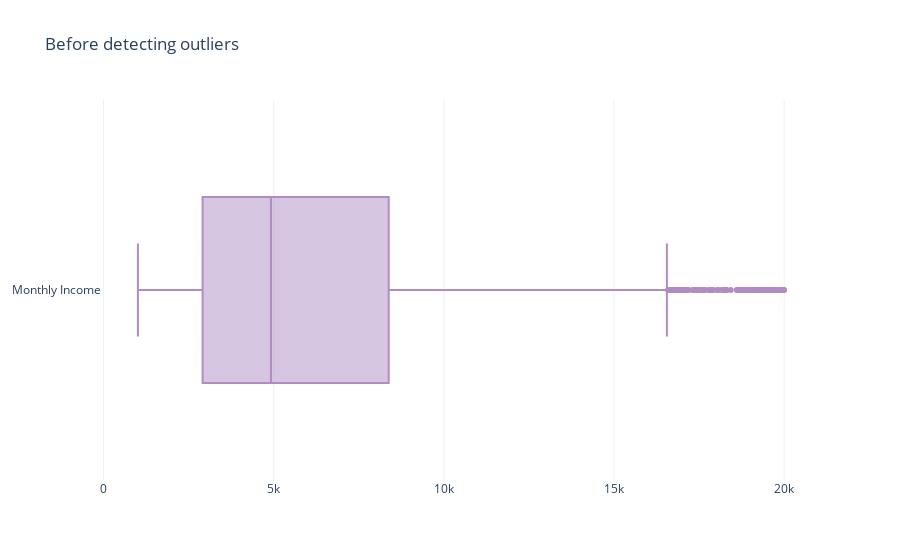

Notebook source saved alongside this figure:
### Code cell
fig = go.Figure()

fig.add_trace(go.Box(
    x=df[att],
    name=name,
    marker_color=color
))
fig.update_layout(
    xaxis=dict( zeroline=False),
    boxmode='group',
    template="plotly_white",
    showlegend=False,
    title="Before detecting outliers",
)
fig.update_traces(orientation='h') # horizontal box plots
fig.write_html('images/data3.html')
fig.show()

### Figure 1 — Plotly figure (JSON) as saved in the notebook; plotly's stock layout.template omitted (floating-point values rounded to 4 significant figures; data arrays with more than 128 entries replaced by an {"elided": "..."} marker saying what was removed)
{"data": [{"marker": {"color": "#af8dc3"}, "name": "Monthly Income", "orientation": "h", "type": "box", "x": {"elided": "1470 int values"}}], "layout": {"boxmode": "group", "showlegend": false, "title": {"text": "Before detecting outliers"}, "xaxis": {"zeroline": false}}}
